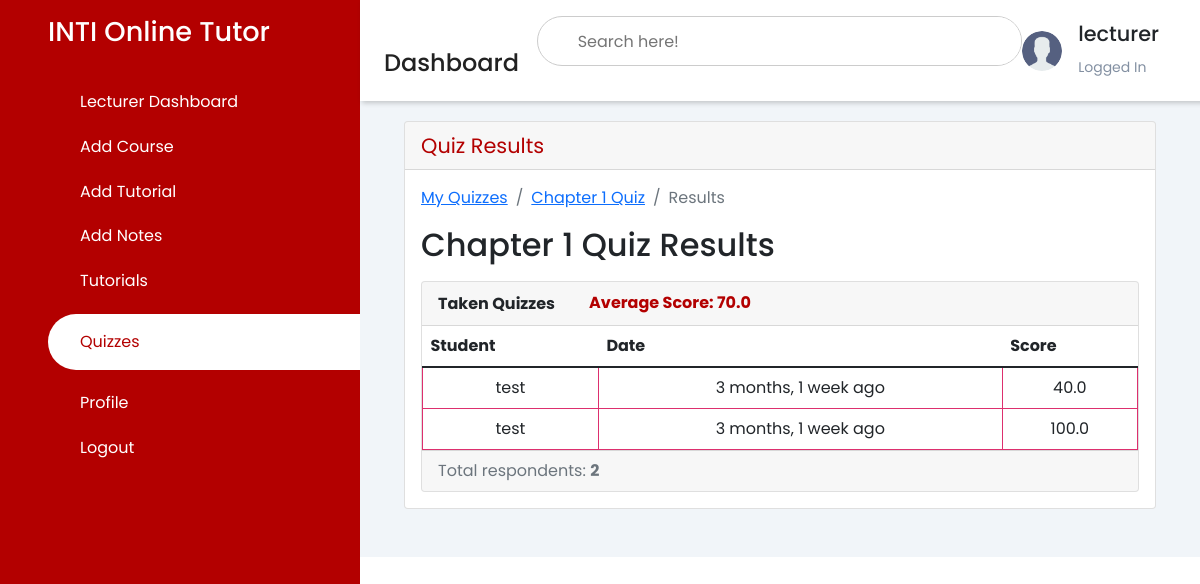
/quiz/10/results/ (signed in), run on an earlier commit of the app's database.
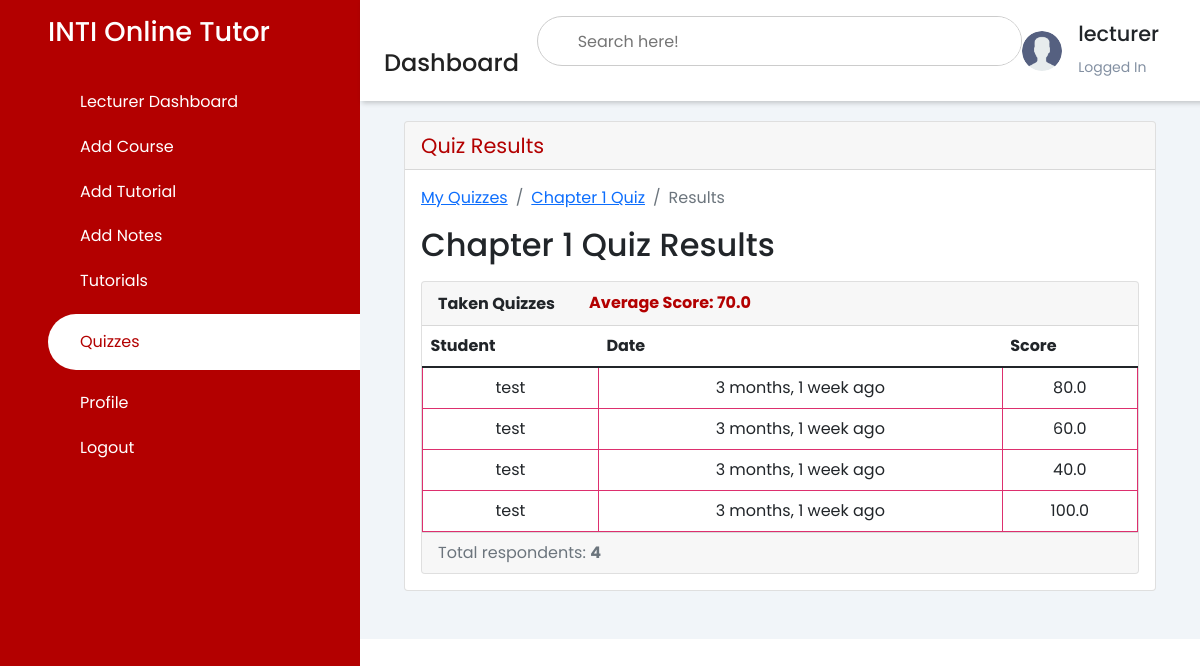
And on a later commit of the database.
### pages/models.py (models this page shows, shortened)
class TakenQuiz(models.Model):
    student = models.ForeignKey(Student, on_delete=models.CASCADE, related_name='taken_quizzes')
    quiz = models.ForeignKey(Quiz, on_delete=models.CASCADE, related_name='taken_quizzes')
    score = models.FloatField()
    date = models.DateTimeField(auto_now_add=True)

class Student(models.Model):
    user = models.OneToOneField(User, on_delete=models.CASCADE, primary_key=True)
    quizzes = models.ManyToManyField(Quiz, through='TakenQuiz')

class User(AbstractUser):
    is_student = models.BooleanField(default=False)
    is_lecturer = models.BooleanField(default=False)
    is_admin = models.BooleanField(default=False)

### pages/views.py (the view)
# urls.py: path('quiz/<int:pk>/results/', ResultsView.as_view(), name='quiz_results'),
class ResultsView(DeleteView):
    model = Quiz
    context_object_name = 'quiz'
    template_name = 'dashboard/lecturer/quiz_results.html'
    def get_context_data(self, **kwargs):
        quiz = self.get_object()
        taken_quizzes = quiz.taken_quizzes.select_related('student__user').order_by('-date')
        total_taken_quizzes = taken_quizzes.count()
        quiz_score = quiz.taken_quizzes.aggregate(average_score=Avg('score'))
        extra_context = {
            'taken_quizzes': taken_quizzes,
            'total_taken_quizzes': total_taken_quizzes,
            'quiz_score': quiz_score
        }
        kwargs.update(extra_context)
        return super().get_context_data(**kwargs)
    def get_queryset(self):
        return self.request.user.quizzes.all()

### templates/dashboard/lecturer/quiz_results.html (shortened to what the changed rows need)
<!DOCTYPE html>
<html lang="en">
<head>
    {% load static %}
    {% load crispy_forms_tags humanize %}
    <link rel="stylesheet" href="https://maxst.icons8.com/vue-static/landings/line-awesome/line-awesome/1.3.0/css/line-awesome.min.css">
    <link rel="stylesheet" href="https://maxst.icons8.com/vue-static/landings/line-awesome/font-awesome-line-awesome/css/all.min.css">
    <link href="https://cdn.jsdelivr.net/npm/bootstrap@5.1.3/dist/css/bootstrap.min.css" rel="stylesheet">
    <link rel="stylesheet" href="{% static 'css/style.css' %}">
</head>
<body>
    <div class="sidebar">
        <div class="sidebar-brand">
            <h2>INTI Online Tutor</h2>
        </div>
    </div>
    <div class="main-content">
        <header>
            <div class="header-title">
                <h2>
                    <label for="">
                    <span class="las la-bars"></span>
                </label>
                    Dashboard
                </h2>
            </div>
        </header>
        <main>
            <div class="container-fluid">
            <div class="card mb-3">
                <div class="card-body">
              <h2 class="mb-3">{{ quiz.name }} Results</h2>
              <div class="card">
                <table class="table mb-0">
                  <thead>
                    <tr>
                      <th>Student</th>
                      <th>Date</th>
                      <th>Score</th>
                    </tr>
                  </thead>
                  <tbody>
                    {% for taken_quiz in taken_quizzes %}
                      <tr>
                        <td>{{ taken_quiz.student.user.username }}</td>
                        <td>{{ taken_quiz.date|naturaltime }}</td>
                        <td>{{ taken_quiz.score }}</td>
                      </tr>
                    {% endfor %}
                  </tbody>
                </table>
                <div class="card-footer text-muted">
                  Total respondents: <strong>{{ total_taken_quizzes }}</strong>
                </div>
              </div>
                    </div>
                </div>
                </div>
            </div>
</body>
</html>

What changed in the data, as far as the page shows it:
added TakenQuiz: student.user.username "test", date "3 months, 1 week ago", score "80.0"
added TakenQuiz: student.user.username "test", date "3 months, 1 week ago", score "60.0"
Also different on the page:
{{ total_taken_quizzes }}: "2" → "4"
